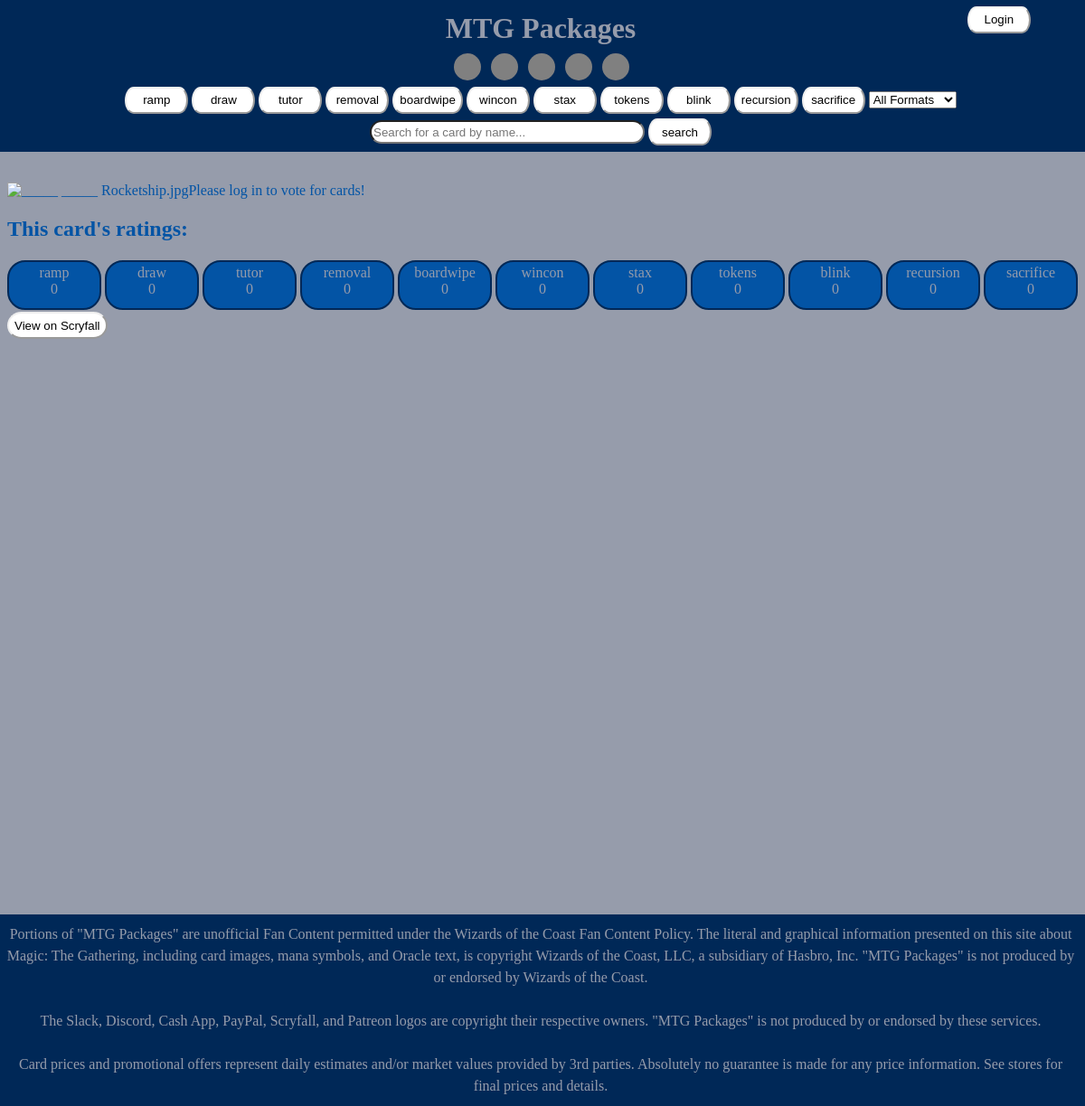
Page /card.php?name=_____ _____ Rocketship& on the committed database.
### tables this page shows
CREATE TABLE IF NOT EXISTS `cards` (
  `name` varchar(50) NOT NULL,
  `colors` char(5) NOT NULL,
  `ramp` int NOT NULL DEFAULT '0',
  `draw` int NOT NULL DEFAULT '0',
  `tutor` int NOT NULL DEFAULT '0',
  `removal` int NOT NULL DEFAULT '0',
  `boardwipe` int NOT NULL DEFAULT '0',
  `wincon` int NOT NULL DEFAULT '0',
  `stax` int NOT NULL DEFAULT '0',
  `tokens` int NOT NULL DEFAULT '0',
  `blink` int NOT NULL DEFAULT '0',
  `recursion` int NOT NULL DEFAULT '0',
  `sacrifice` int NOT NULL DEFAULT '0',
  `Standard` bit(1) NOT NULL DEFAULT b'0',
  `Pioneer` bit(1) NOT NULL DEFAULT b'0',
  `Modern` bit(1) NOT NULL DEFAULT b'0',
  `Legacy` bit(1) NOT NULL DEFAULT b'0',
  `Vintage` bit(1) NOT NULL DEFAULT b'0',
  `Commander` bit(1) NOT NULL DEFAULT b'0',
  `Pauper` bit(1) NOT NULL DEFAULT b'0',
  `Oathbreaker` bit(1) NOT NULL DEFAULT b'0',
  PRIMARY KEY (`name`)
);

### card.php (the view, shortened to what this page needs)
<?php include_once("header.php");
$db->query('DELETE FROM votereciepts WHERE datediff(CURRENT_TIMESTAMP, votedate) > 7');
$card = $db->prepare('SELECT * FROM `cards` WHERE name = :name;');
$card->bindValue("name", sanitize($_GET['name']));
$card->execute();
$card = $card->fetch();
?>
<main style="height:800px;">
	<img src="./images/<?php echo getFileName($_GET['name']) ?>.jpg" alt="<?php echo getFileName(sanitize($_GET['name'])) ?>.jpg" style="float:left;">
	<?php if ($_SESSION['isLoggedIn'] == true) { ?>
		<form method="post">
			<table>
				<thead>
					<td class="green">"I think this card is a good example of..."</td>
					<td>Cumulative Score:</td>
					<td class="red">"I think this card is a bad example of..."</td>
				</thead>
				<?php foreach($packageKeys as $pack => $key){?>
				<tr>
					<td class="green"><input type="radio" class="green" name="<?php echo $pack;?>" value="1"  /> <h2 style="display:inline;"><?php echo $pack;?></h2></td>
					<td class="center"><h2 style="display:inline;"><?php echo $card[$pack] ?></h2></td>
					<td class="red"><input type="radio" class="red" name="<?php echo $pack;?>" value="-1"  /> <h2 style="display:inline;"><?php echo $pack;?></h2></td>
				</tr>
					<?php }?>
				<tr>
					<td>================================></td>
					<td><p style="text-align:center;"><input type="submit" value="Cast your votes!"></p></td>
					<td><================================</td>
				</tr>
			</table>
		</form>
	<?php } else {
		echo "Please log in to vote for cards!<br><h2>This card's ratings:</h2>";
		foreach ($packages as $pack) {
			?>
			<span class="reviewbox" style="width:100px"><?php echo $pack."<br>".$card[$pack]?></span>
		<?php
		}
	}
	?>
	<br>
	<a href="https://scryfall.com/search?q=<?php echo sanitize($card['name']) ?>"><button>View on Scryfall</button></a><br>
</main>
<?php include_once("footer.php")?>

### header.php (shortened to what this page needs)
<?php
$packages = ["ramp", "draw", "tutor", "removal", "boardwipe", "wincon", "stax", "tokens", "blink", "recursion", "sacrifice"];
function sanitize(string $string)
{
	$str = strip_tags(filter_var(trim($string)));
	return $str;
}
function getFileName(string $string)
{
	$str = strip_tags(filter_var(trim($string)));
	$str = str_replace("'", "_", $str);
	$str = str_replace("\"", "_", $str);
	$str = str_replace("\\", "_", $str);
	$str = str_replace("/", "_", $str);
	$str = str_replace(":", "_", $str);
	return $str;
}
?>
<!DOCTYPE html>
<html lang="en">
<head>
	<link rel="stylesheet" href="style.css">
</head>
<header class="top">
	<h1>MTG Packages</h1>
	<form action="index.php" id="colors" method="get">
		<input type="checkbox" name="W" id="W" class="colorpicker" <?php if (key_exists('W', $_GET)) echo 'checked=""' ?>>
		<input type="checkbox" name="U" id="U" class="colorpicker" <?php if (key_exists('U', $_GET)) echo 'checked=""' ?>>
		<input type="checkbox" name="B" id="B" class="colorpicker" <?php if (key_exists('B', $_GET)) echo 'checked=""' ?>>
		<input type="checkbox" name="R" id="R" class="colorpicker" <?php if (key_exists('R', $_GET)) echo 'checked=""' ?>>
		<input type="checkbox" name="G" id="G" class="colorpicker" <?php if (key_exists('G', $_GET)) echo 'checked=""' ?>>
		<br>
		<?php foreach ($packages as $pack) { ?>
			<input type="submit" onsubmit="htmlspecialchars();" name="package" value="<?php echo $pack; ?>" />
		<?php } ?>
		<select name="format" id="format">
			<option value="1">All Formats</option>
		</select>
	</form>
	<form action="search.php" method="get">
		<input type="text" style="min-width:200px; width:25%;" onsubmit="htmlspecialchars();" name="query" placeholder="Search for a card by name..." />
		<input type="submit" value="search" />
	</form>
	<form style="height:2px;" action="<?php if ($_SESSION['isLoggedIn'] == true) echo "index.php";
										else echo "login.php"; ?>">
		<input style="position:absolute; right:5%; top:5%;" type="submit" name="<?php if ($_SESSION['isLoggedIn'] == true) echo "logout" ?>" value="<?php if ($_SESSION['isLoggedIn'] == true) echo "Logout";
																																					else echo "Login"; ?>">
	</form>
</header>

### footer.php
<footer>
Portions of "MTG Packages" are unofficial Fan Content permitted under the Wizards of the Coast Fan Content Policy.
The literal and graphical information presented on this site about Magic: The Gathering, including card images, mana symbols, and Oracle text,
is copyright Wizards of the Coast, LLC, a subsidiary of Hasbro, Inc. "MTG Packages" is not produced by or endorsed by Wizards of the Coast.<br><br>
The Slack, Discord, Cash App, PayPal, Scryfall, and Patreon logos are copyright their respective owners. "MTG Packages" is not produced by or endorsed by these services.
<br><br>
Card prices and promotional offers represent daily estimates and/or market values provided by 3rd parties. Absolutely no guarantee is made for any price information. See stores for final prices and details.
</footer>

### style.css (style rules this page uses)
html { --true-blue: hsla(210, 96%, 40%, 1); --sapphire: hsla(210, 96%, 33%, 1); --yale-blue: hsla(211, 97%, 25%, 1); --oxford-blue: hsla(212, 100%, 17%, 1); --oxford-blue-2: hsla(219, 100%, 14%, 1); --oxford-blue-3: hsla(219, 100%, 10%, 1); --delft-blue: hsla(220, 29%, 28%, 1); --paynes-gray: hsla(220, 15%, 43%, 1); --slate-gray: hsla(222, 11%, 54%, 1); --cool-gray: hsla(223, 11%, 63%, 1); background-color: var(--cool-gray); color:var(--sapphire); }
h1 { padding: 0.5%; margin: 0; }
footer { background-color: var(--oxford-blue); color:var(--cool-gray); position: relative; text-align:center; line-height: 1.5em; width:100%; top: 10px; left:-12px; margin: 0px; padding: 10px; }
.top { height:12%; text-align:center; position:relative; line-height: 2.2em; width:100%; height: 150px; top:-10px; left:-12px; margin-bottom: 2%; padding: 10px; background-color: var(--oxford-blue); color:var(--cool-gray); }
input[type='text'], input[type='password'] { border-radius: 25px; height: 20px; }
button, input[type='submit'] { height:30px; border-radius: 20% / 70%; border-color:2px solid var(--true-blue); background-color: white; min-width: 70px; }
form#colors { display: block; width:100%; align-items: center; align-content: center; text-align: center; }
input[type='checkbox'].colorpicker { text-align: center; vertical-align: middle; width: 30px !important; height: 30px !important; appearance: none; border-radius:50%; background-color: gray; content: '\2713'; box-shadow: none; font-size: 1em; }
.reviewbox { background-color: var(--sapphire); color: var(--oxford-blue-3); color:hsla(223, 11%, 63%, 1); border:2px solid var(--oxford-blue); width:fit-content; display:inline-block; text-align: center; border-radius: 20px; max-width: 22%; padding: 0.25% 0% 1% 0%; margin-top: 2px; margin-bottom: 2px; }

### rows in the picture
cards: ramp "0", draw "0", tutor "0", removal "0", boardwipe "0", wincon "0", stax "0", tokens "0", blink "0", recursion "0", sacrifice "0"

### other values in the picture
$pack "ramp"
$pack "draw"
$pack "tutor"
$pack "removal"
$pack "boardwipe"
$pack "wincon"
$pack "stax"
$pack "tokens"
$pack "blink"
$pack "recursion"
$pack "sacrifice"
